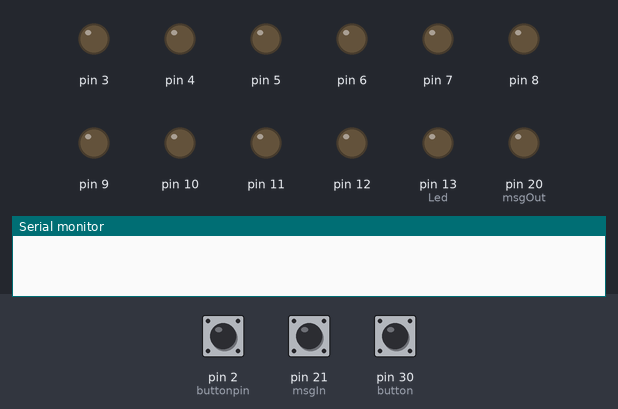
A sketch run on a simulated Arduino Mega 2560, built with avr-gcc and run on an emulated ATmega2560. Shown: output pins drawn as LEDs (lit = HIGH), the last lines printed to the serial monitor. The test bench sets the inputs (shaded band); at power-on: pin 21 (msgIn) HIGH, pin 30 (button) HIGH, pin 2 (buttonpin) LOW.

Above: at 1.2 s.
1.3 s: pin 21 (msgIn) pulled LOW for 0.15 s
2.9 s: pin 30 (button) pulled LOW for 0.15 s
4.5 s: pin 21 (msgIn) pulled LOW for 1 s
7.0 s: pin 2 (buttonpin) pulled HIGH for 0.15 s
At 7.12 s:
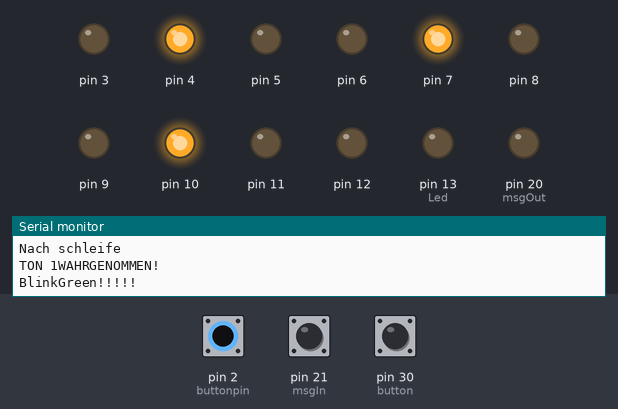
At 10.4 s:
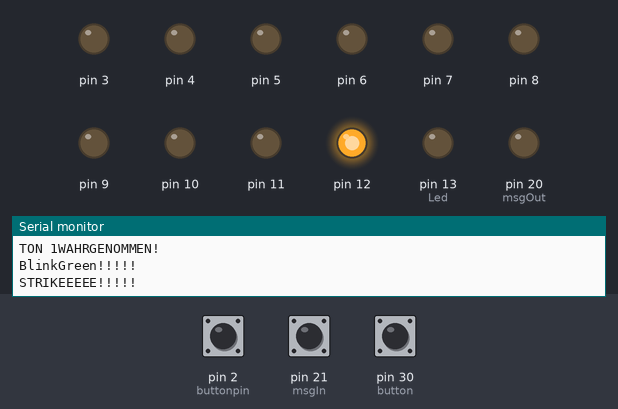
Timing chart, 0 to 11.1 s (numbered marks = the images above; inputs shaded):
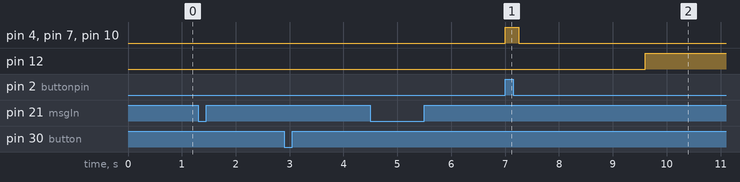

Measured:
- after the input at 7.0 s, pin 4, pin 7, pin 10: LOW → HIGH at once, → LOW 0.25 s later; pin 12: LOW → HIGH after 2.6 s

The sketch:

GAME.ino
```cpp
//ALGemein
int strikeCounter=0;
int button = 30;
boolean gameON =false;
const int msgOut = 20;
const int msgIn = 21;


//RGBLED:
int leds[9];//o-2 first led rgb.
const int RED = 0;
const int GREEN = 1;
const int BLUE = 2;
const int YELLOW = 3;
const int PURPLE = 4;
const int OFF =5;

//Klatsch:
int Led = 13; //define LED port
const int buttonpin = 2; //define switch port
int  val; //define digital variable val
unsigned long lastSoundDetectTime = 0;
boolean ledZustand = false;
int counter = 0;
const int tolerance = 600; //This value is tolerated +- for the time between knocks
const int waitingDelay = 2;


void setup(){


  pinMode(12, OUTPUT);
  pinMode(13, OUTPUT);
  pinMode(button, INPUT);
  pinMode(msgOut, OUTPUT);
  pinMode(msgIn, INPUT_PULLUP );
  setupLED();
  setupKlatsch();
  attachInterrupt(digitalPinToInterrupt(msgIn) ,msgInterupt,RISING);

}

void setupLED()
{
  for(int i= 0; i<9;i++){
    leds[i]=11-i;
    pinMode(leds[i], OUTPUT);
  }

}

void  setupKlatsch()
{
  pinMode(Led, OUTPUT); //define LED as a output port
  pinMode(button, INPUT_PULLUP); //define switch as a output port
  Serial.begin(9600);
}

void loop()
{


  //Serial.println("Start");
 if(gameON){
  if(digitalRead(button)==LOW){//Button on
    Serial.println("game on");
    if(checkKnockPattern(2000,2)){
      digitalWrite(msgOut,HIGH);
      delay(50);
      digitalWrite(msgOut,LOW);
    }


 }
 }


}

void msgInterupt(){
  Serial.println("Signal in");
  if(!gameON){
    gameON=true;
  }else{
    explode();
  }


}

void setColor(int color, int led){
  led=led*3;
  switch(color){
    case RED:
      analogWrite(leds[led], 255);
      analogWrite(leds[led+1], 0);
      analogWrite(leds[led+2], 0);
      break;

   case BLUE:
      analogWrite(leds[led], 0);
      analogWrite(leds[led+1], 0);
      analogWrite(leds[led+2], 255);
      break;
   case GREEN:
      analogWrite(leds[led], 0);
      analogWrite(leds[led+1], 255);
      analogWrite(leds[led+2], 0);
      break;
  case PURPLE:
      analogWrite(leds[led], 255);
      analogWrite(leds[led+1], 0);
      analogWrite(leds[led+2], 255);
      break;
  case OFF:
      analogWrite(leds[led], 0);
      analogWrite(leds[led+1], 0);
      analogWrite(leds[led+2], 0);
      break;
      default:
      break;

  }
}

boolean checkKnockPattern(int time_dist, int knock_number) {
  setColor(OFF, 0);
  setColor(OFF, 1);
  setColor(OFF, 2);
  int knockCounter = 0;
  //wait for first knock
  Serial.println("Vor schleife");
  do {
    delay(waitingDelay);
    val = digitalRead(buttonpin); //read the value of the digital interface 3 assigned to val
  } while (val == LOW);
  Serial.println("Nach schleife");


  while (knockCounter < knock_number) {
    knockCounter++;
    Serial.print("TON ");
    Serial.print(knockCounter);
    Serial.println("WAHRGENOMMEN!");

    if (knockCounter == knock_number) {
      //Erfolgreich
      Serial.println("checkKnockPattern erfolgreich!!!");
      return true;
    }
    lastSoundDetectTime = millis();
    blinkGreen(); //Let clap cling off
    do {
      delay(waitingDelay);
      val = digitalRead(buttonpin); //read the value of the digital interface 3 assigned to val
      if (millis() - lastSoundDetectTime > time_dist + tolerance) {
        strike();
        return false;
      }
    } while (val == LOW);
    long newSoundDetectTime = millis();
    long timeDiff = newSoundDetectTime - lastSoundDetectTime;
    if (timeDiff > time_dist + tolerance) {
      strike();
      return false;
    }
    if (timeDiff < time_dist - tolerance) {
      strike();
      return false;
    }
  }
}

void strike() {
  Serial.println("STRIKEEEEE!!!!!");
  strikeCounter++;
  if(strikeCounter>=3){
    explode();
  }else{
    digitalWrite(11+strikeCounter, HIGH);
  }

}

void blinkGreen() {
  Serial.println("BlinkGreen!!!!!");
  setColor(GREEN, 0);
  setColor(GREEN, 1);
  setColor(GREEN, 2);
  delay(250); // Time until a clap is over
  setColor(OFF, 0);
  setColor(OFF, 1);
  setColor(OFF, 2);
}

void explode(){
  gameON=false;
  digitalWrite(msgOut,HIGH);
  delay(50);
  digitalWrite(msgOut,LOW);
  Serial.println("GAME OVER!!!!!");
  //TODO
}

boolean isButton(){
  return (LOW==digitalRead(button));
}
```
